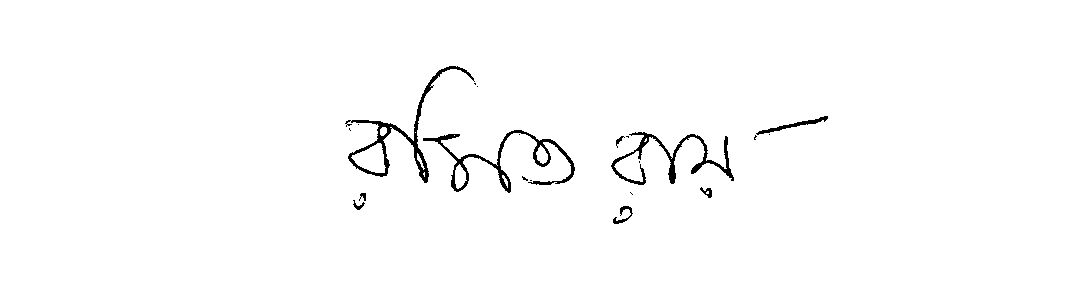
#> input picture img_pre_Anchor.png, 1075 x 302 px
$ python -i preprocess.py   (imports and definitions only)
#> lines starting #> are read from the running program, lines starting #| are printed output that depends on the picture; after the words box and inside, x2 and y2 are one past the last pixel; in counts of white or black regions, pixels touching at a corner belong together
#> `picture = cv2.imread('../img_pre_Anchor.png', cv2.IMREAD_GRAYSCALE)`: picture: shape (302, 1075); 98.6% white; 21 black regions (12 under 20 px), largest, box (x1, y1, x2, y2) and area: (423, 130, 575, 193) 1381, (345, 66, 475, 183) 1375, (611, 132, 734, 185) 1140
from operator import invert
import numpy as np
from skimage import filters, transform, util
from typing import Tuple
from PIL import Image


def preprocess_signature(img: np.ndarray,
                        canvas_size: Tuple[int, int] = (500, 1360),
                        img_size: Tuple[int, int] = (170, 242),
                        input_size: Tuple[int, int] =(150, 220)) -> np.ndarray:
    """ Pre-process a signature image, centering it in a canvas, resizing the image and cropping it.

    Parameters
    ----------
    img : np.ndarray (H x W)
        The signature image
    canvas_size : tuple (H x W)
        The size of a canvas where the signature will be centered on.
        Should be larger than the signature.
    img_size : tuple (H x W)
        The size that will be used to resize (rescale) the signature
    input_size : tuple (H x W)
        The final size of the signature, obtained by croping the center of image.
        This is necessary in cases where data-augmentation is used, and the input
        to the neural network needs to have a slightly smaller size.

    Returns
    -------
    np.narray (input_size):
        The pre-processed image
    -------

    """
    img = img.astype(np.uint8)
    centered = normalize_image(img, canvas_size)
    inverted = 255 - centered

    resized = resize_image(inverted, img_size)

    if input_size is not None and input_size != img_size:
        cropped = crop_center(resized, input_size)
    else:
        cropped = resized

    return cropped


def normalize_image(img: np.ndarray,
                    canvas_size: Tuple[int, int] = (840, 1360)) -> np.ndarray:
    """ Centers an image in a pre-defined canvas size, and remove
    noise using OTSU's method.

    Parameters
    ----------
    img : np.ndarray (H x W)
        The image to be processed
    canvas_size : tuple (H x W)
        The desired canvas size

    Returns
    -------
    np.ndarray (H x W)
        The normalized image
    """
#> called with canvas_size = (500, 1360)

    # 1) Crop the image before getting the center of mass

    # Apply a gaussian filter on the image to remove small components
    # Note: this is only used to define the limits to crop the image
    blur_radius = 2
    blurred_image = filters.gaussian(img, blur_radius, preserve_range=True)
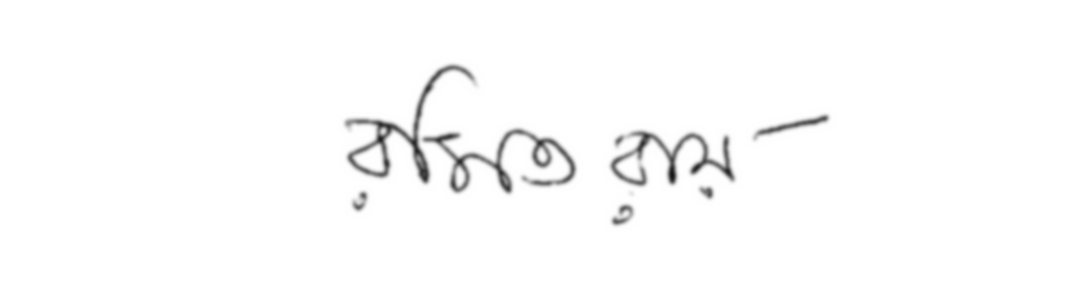
#> blurred_image: shape (302, 1075) float64; min 20.12, max 255, mean 251.5

    # Binarize the image using OTSU's algorithm. This is used to find the center
    # of mass of the image, and find the threshold to remove background noise
    threshold = filters.threshold_otsu(blurred_image)
#> threshold = 194.9
    # im = Image.fromarray(blurred_image).convert("L")
    # im.save("my_demo_0.png")

    # Find the center of mass
    binarized_image = blurred_image > threshold
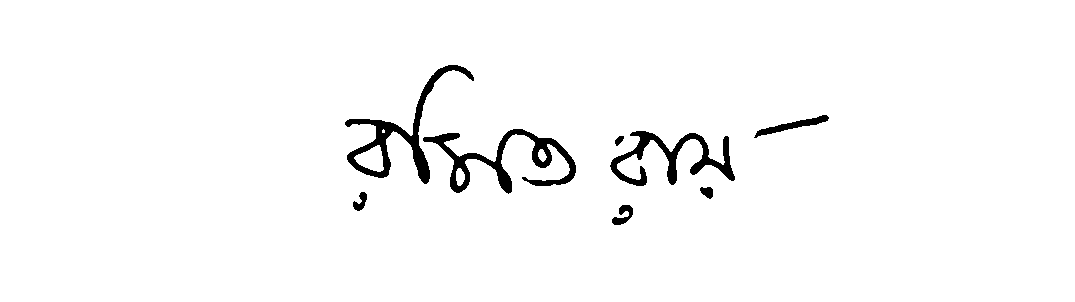
#> binarized_image: shape (302, 1075) bool; 97.5% white; 8 black regions, largest, box (x1, y1, x2, y2) and area: (423, 129, 576, 194) 2542, (345, 65, 474, 184) 2414, (610, 131, 735, 186) 2035
    # im = Image.fromarray(binarized_image).convert("L")
    # im.save("my_demo_1.png")
    #binarized_image = binarized_image.astype(int)
    r, c = np.where(binarized_image == 0)
#> r = 7992 values from 65 to 224; c = 7992 values, max 828 at index 585, min 345 at index 802, mean 537.1
    #r, c = np.where(blurred_image > threshold)
    r_center = int(r.mean() - r.min())
#> r_center = 86
    c_center = int(c.mean() - c.min())
#> c_center = 192
    #r_center = int(np.average(r))
    #c_center = int(np.average(c))

    # Crop the image with a tight box
    cropped = img[r.min(): r.max(), c.min(): c.max()]
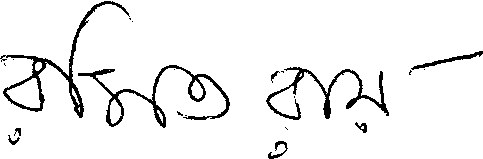
#> cropped: shape (159, 483); 94.1% white; 21 black regions (12 under 20 px), largest, box (x1, y1, x2, y2) and area: (78, 65, 230, 128) 1381, (0, 1, 130, 118) 1375, (266, 67, 389, 120) 1140
    # print(r.min(), r.max(), c.min(), c.max())
    # im = Image.fromarray(cropped).convert("L")
    # im.save("my_demo_2.png")

    # 2) Center the image
    img_rows, img_cols = cropped.shape
#> img_rows = 159; img_cols = 483
    max_rows, max_cols = canvas_size

    r_start = max_rows // 2 - r_center
#> r_start = 164
    c_start = max_cols // 2 - c_center
#> c_start = 488

    # Make sure the new image does not go off bounds
    # Emit a warning if the image needs to be cropped, since we don't want this
    # for most cases (may be ok for feature learning, so we don't raise an error)
    if img_rows > max_rows:
        # Case 1: image larger than required (height):  Crop.
        print('Warning: cropping image. The signature should be smaller than the canvas size')
        r_start = 0
        difference = img_rows - max_rows
        crop_start = difference // 2
        cropped = cropped[crop_start:crop_start + max_rows, :]
        img_rows = max_rows
    else:
        extra_r = (r_start + img_rows) - max_rows
#> extra_r = -177
        # Case 2: centering exactly would require a larger image. relax the centering of the image
        if extra_r > 0:
            r_start -= extra_r
        if r_start < 0:
            r_start = 0

    if img_cols > max_cols:
        # Case 3: image larger than required (width). Crop.
        print('Warning: cropping image. The signature should be smaller than the canvas size')
        c_start = 0
        difference = img_cols - max_cols
        crop_start = difference // 2
        cropped = cropped[:, crop_start:crop_start + max_cols]
        img_cols = max_cols
    else:
        # Case 4: centering exactly would require a larger image. relax the centering of the image
        extra_c = (c_start + img_cols) - max_cols
#> extra_c = -389
        if extra_c > 0:
            c_start -= extra_c
        if c_start < 0:
            c_start = 0

    normalized_image = np.ones((max_rows, max_cols), dtype=np.uint8) * 255
    # Add the image to the blank canvas
    normalized_image[r_start:r_start + img_rows, c_start:c_start + img_cols] = cropped
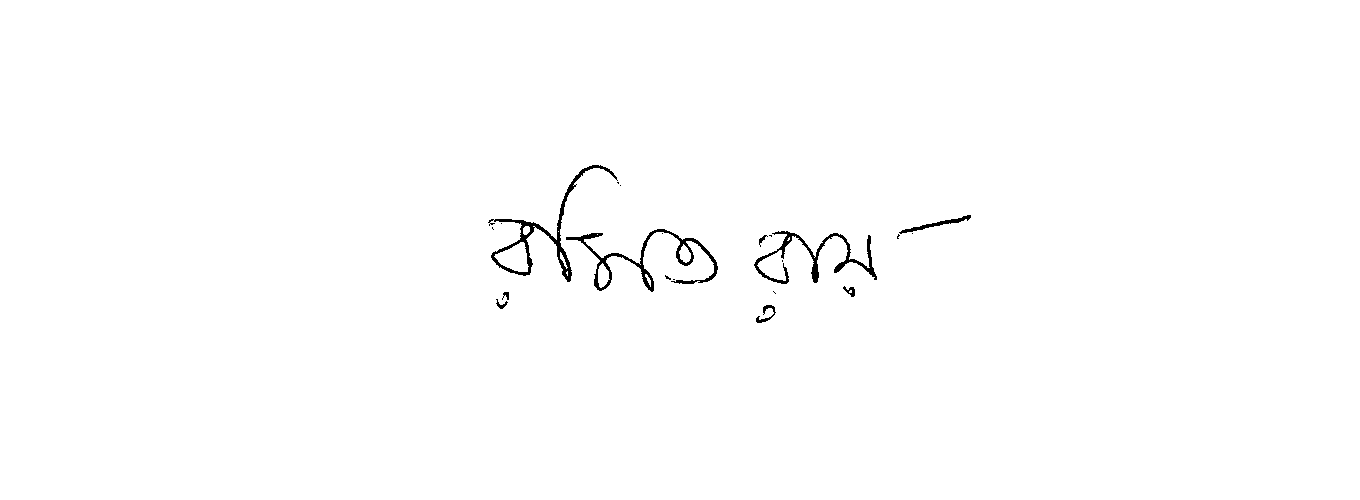
#> normalized_image: shape (500, 1360); 99.3% white; 21 black regions (12 under 20 px), largest, box (x1, y1, x2, y2) and area: (566, 229, 718, 292) 1381, (488, 165, 618, 282) 1375, (754, 231, 877, 284) 1140

    # Remove noise - anything higher than the threshold. Note that the image is still grayscale
    normalized_image[normalized_image > threshold] = 255

    return normalized_image, cropped


# [113 lines left out: functions remove_background, resize_image, crop_center, crop_center_multiple, not called in this run]

>>> import cv2
>>> picture = cv2.imread('../img_pre_Anchor.png', cv2.IMREAD_GRAYSCALE)
#> (the run stopped early here; a loop or call above may not have finished)
